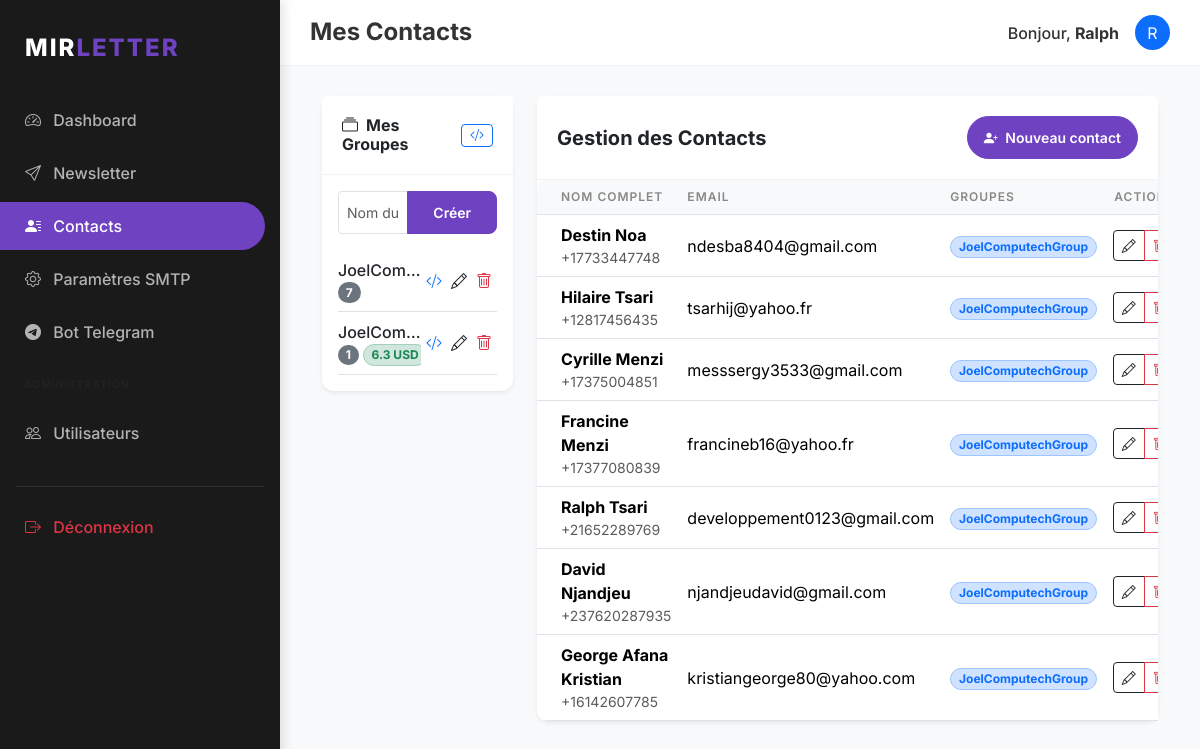
/contacts/ (signed in), run on the app's committed database.
### models/user.py (models this page shows, shortened)
class User(db.Model, UserMixin):
    __tablename__ = 'users'
    id = db.Column(db.Integer, primary_key=True)
    username = db.Column(db.String(64), unique=True, nullable=False, index=True)
    password_hash = db.Column(db.String(128), nullable=False)
    role = db.Column(db.String(20), default='user') # 'superadmin' or 'user'
    telegram_chat_id = db.Column(db.String(64), unique=True, nullable=True, index=True)
    telegram_link_code = db.Column(db.String(32), unique=True, nullable=True)
    smtp_configs = db.relationship('SMTPConfig', backref='user', lazy='dynamic', cascade='all, delete-orphan')
    contacts = db.relationship('Contact', backref='owner', lazy='dynamic', cascade='all, delete-orphan')
    groups = db.relationship('Group', backref='owner', lazy='dynamic', cascade='all, delete-orphan')
    sent_emails = db.relationship('SentEmail', backref='user', lazy='dynamic', cascade='all, delete-orphan')

### models/contact.py (models this page shows, shortened)
class Group(db.Model):
    __tablename__ = 'groups'
    id = db.Column(db.Integer, primary_key=True)
    name = db.Column(db.String(64), nullable=False)
    user_id = db.Column(db.Integer, db.ForeignKey('users.id'), nullable=False)
    is_paid = db.Column(db.Boolean, default=False)
    price = db.Column(db.Float, default=0.0)
    currency = db.Column(db.String(3), default='eur')
    stripe_price_id = db.Column(db.String(128))
    description = db.Column(db.Text)
    welcome_email_subject = db.Column(db.String(128))
    welcome_email_body = db.Column(db.Text)
    smtp_config_id = db.Column(db.Integer, db.ForeignKey('smtp_configs.id'), nullable=True)
    smtp_config = db.relationship('SMTPConfig')
    subscriptions = db.relationship('Subscription', back_populates='group', cascade='all, delete-orphan')

class Contact(db.Model):
    __tablename__ = 'contacts'
    id = db.Column(db.Integer, primary_key=True)
    user_id = db.Column(db.Integer, db.ForeignKey('users.id'), nullable=False)
    first_name = db.Column(db.String(64), nullable=False)
    last_name = db.Column(db.String(64), nullable=False)
    email = db.Column(db.String(120), nullable=False, index=True)
    phone = db.Column(db.String(20))
    tags = db.Column(db.String(128))
    subscriptions = db.relationship('Subscription', back_populates='contact', cascade='all, delete-orphan')
    @property
    def full_name(self):
        return f"{self.first_name} {self.last_name}"

class Subscription(db.Model):
    __tablename__ = 'subscriptions'
    contact_id = db.Column(db.Integer, db.ForeignKey('contacts.id'), primary_key=True)
    group_id = db.Column(db.Integer, db.ForeignKey('groups.id'), primary_key=True)
    subscribed_at = db.Column(db.DateTime, default=datetime.utcnow)
    stripe_subscription_id = db.Column(db.String(128)) # ID de l'abonnement Stripe pour annulation
    contact = db.relationship('Contact', back_populates='subscriptions')
    group = db.relationship('Group', back_populates='subscriptions')

### routes/contacts.py (the view)
@contacts.route('/')
@login_required
def list_contacts():
    user_contacts = Contact.query.filter_by(user_id=current_user.id).all()
    user_groups = Group.query.filter_by(user_id=current_user.id).all()
    return render_template('contacts/list_contacts.html', title='Mes Contacts', contacts=user_contacts, groups=user_groups)

### models/user.py (called while the page is built)
@login_manager.user_loader
def load_user(user_id):
    return User.query.get(int(user_id))

### templates/contacts/list_contacts.html (shortened to what this page needs)
{% extends "base.html" %}
{% block content %}
<div class="row">
    <div class="col-md-3">
        <div class="card border-0 shadow-sm mb-4">
            <div class="card-header bg-white d-flex justify-content-between align-items-center">
                <h6 class="m-0 fw-bold"><i class="bi bi-collection me-2"></i>Mes Groupes</h6>
                <button class="btn btn-sm btn-outline-primary py-0" onclick="showGlobalIframe()" title="Code Iframe Global">
                    <i class="bi bi-code-slash"></i>
                </button>
            </div>
            <div class="card-body">
                <form action="{{ url_for('contacts.add_group') }}" method="POST" class="mb-3">
                    <div class="input-group">
                        <input type="text" name="name" class="form-control form-control-sm" placeholder="Nom du groupe" required>
                        <button class="btn btn-sm btn-primary" type="submit">Créer</button>
                    </div>
                </form>
                <div class="list-group list-group-flush">
                    {% for group in groups %}
                    <div class="list-group-item d-flex justify-content-between align-items-center px-0 bg-transparent border-bottom">
                        <div class="overflow-hidden">
                            <span class="fw-medium text-truncate d-block">{{ group.name }}</span>
                            <div class="d-flex align-items-center">
                                <span class="badge bg-secondary rounded-pill small">{{ group.subscriptions|length }}</span>
                                {% if group.is_paid %}
                                <span class="badge bg-success-subtle text-success border border-success-subtle rounded-pill small ms-1">
                                    {{ group.price }} {{ group.currency.upper() }}
                                </span>
                                {% endif %}
                            </div>
                        </div>
                        <div class="btn-group">
                            <button class="btn btn-link p-1 text-primary small"
                                    onclick="showGroupIframe('{{ group.id }}', '{{ group.name }}')"
                                    title="Code Iframe du groupe">
                                <i class="bi bi-code-slash"></i>
                            </button>
                            <a href="{{ url_for('contacts.edit_group', id=group.id) }}" class="btn btn-link p-1 text-dark small">
                                <i class="bi bi-pencil"></i>
                            </a>
                            <a href="{{ url_for('contacts.delete_group', id=group.id) }}" class="btn btn-link p-1 text-danger small" onclick="return confirm('Supprimer ce groupe ?')">
                                <i class="bi bi-trash"></i>
                            </a>
                        </div>
                    </div>
                    {% else %}
                    <p class="text-muted small text-center my-3">Aucun groupe créé.</p>
                    {% endfor %}
                </div>
            </div>
        </div>
    </div>
    <div class="col-md-9">
        <div class="card border-0 shadow-sm">
            <div class="card-header bg-white d-flex justify-content-between align-items-center">
                <h5 class="m-0 fw-bold">Gestion des Contacts</h5>
                <a href="{{ url_for('contacts.add_contact') }}" class="btn btn-primary btn-sm rounded-pill px-3">
                    <i class="bi bi-person-plus-fill me-1"></i> Nouveau contact
                </a>
            </div>
            <div class="card-body p-0">
                <div class="table-responsive">
                    <table class="table table-hover align-middle mb-0">
                        <thead>
                            <tr>
                                <th class="ps-4">Nom Complet</th>
                                <th>Email</th>
                                <th>Groupes</th>
                                <th class="pe-4 text-end">Actions</th>
                            </tr>
                        </thead>
                        <tbody>
                            {% for contact in contacts %}
                            <tr>
                                <td class="ps-4">
                                    <div class="fw-bold">{{ contact.full_name }}</div>
                                    <div class="small text-muted">{{ contact.phone or '' }}</div>
                                </td>
                                <td>{{ contact.email }}</td>
                                <td>
                                    {% for sub in contact.subscriptions %}
                                    <span class="badge bg-primary-subtle text-primary border border-primary-subtle rounded-pill small">{{ sub.group.name }}</span>
                                    {% else %}
                                    <span class="text-muted small">-</span>
                                    {% endfor %}
                                </td>
                                <td class="pe-4 text-end">
                                    <div class="btn-group">
                                        <a href="{{ url_for('contacts.edit_contact', id=contact.id) }}" class="btn btn-sm btn-outline-dark">
                                            <i class="bi bi-pencil"></i>
                                        </a>
                                        <a href="{{ url_for('contacts.delete_contact', id=contact.id) }}" class="btn btn-sm btn-outline-danger" onclick="return confirm('Supprimer ce contact ?')">
                                            <i class="bi bi-trash"></i>
                                        </a>
                                    </div>
                                </td>
                            </tr>
                            {% endfor %}
                        </tbody>
                    </table>
                </div>
            </div>
        </div>
    </div>
</div>
{% endblock %}

### templates/base.html (shortened to what this page needs)
<!DOCTYPE html>
<html lang="fr">
<head>
    {{ bootstrap.load_css() }}
    <link rel="stylesheet" href="{{ url_for('static', filename='css/style.css') }}">
    <link rel="stylesheet" href="https://cdn.jsdelivr.net/npm/bootstrap-icons@1.11.1/font/bootstrap-icons.css">
</head>
<body>
    {% if current_user.is_authenticated %}
    <div class="sidebar">
        <div class="sidebar-brand">
            MIR<span>LETTER</span>
        </div>
        <nav class="nav flex-column">
            <a class="nav-link {{ 'active' if request.endpoint == 'main.dashboard' }}" href="{{ url_for('main.dashboard') }}">
                <i class="bi bi-speedometer2 me-2"></i> Dashboard
            </a>
            <a class="nav-link {{ 'active' if 'newsletter' in request.endpoint }}" href="{{ url_for('newsletter.compose') }}">
                <i class="bi bi-send me-2"></i> Newsletter
            </a>
            <a class="nav-link {{ 'active' if 'contacts' in request.endpoint }}" href="{{ url_for('contacts.list_contacts') }}">
                <i class="bi bi-person-lines-fill me-2"></i> Contacts
            </a>
            <a class="nav-link {{ 'active' if 'settings' in request.endpoint and 'telegram' not in request.endpoint }}" href="{{ url_for('settings.list_smtp') }}">
                <i class="bi bi-gear me-2"></i> Paramètres SMTP
            </a>
            <a class="nav-link {{ 'active' if 'telegram' in request.endpoint }}" href="{{ url_for('settings.telegram') }}">
                <i class="bi bi-telegram me-2"></i> Bot Telegram
            </a>
            {% if current_user.role == 'superadmin' %}
            <div class="px-4 py-3 text-uppercase small fw-bold text-muted" style="font-size: 0.65rem; letter-spacing: 1px;">Administration</div>
            <a class="nav-link {{ 'active' if 'admin' in request.endpoint }}" href="{{ url_for('admin.list_users') }}">
                <i class="bi bi-people me-2"></i> Utilisateurs
            </a>
            {% endif %}
            <hr class="mx-3 border-secondary opacity-25 mt-4">
            <a class="nav-link text-danger" href="{{ url_for('auth.logout') }}">
                <i class="bi bi-box-arrow-right me-2"></i> Déconnexion
            </a>
        </nav>
    </div>
    <nav class="top-navbar d-flex justify-content-between align-items-center">
        <h4 class="m-0 fw-bold">{{ title }}</h4>
        <div class="user-info d-flex align-items-center">
            <span class="me-3 fw-medium">Bonjour, <strong>{{ current_user.username }}</strong></span>
            <div class="bg-primary rounded-circle d-flex align-items-center justify-content-center text-white" style="width: 35px; height: 35px;">
                {{ current_user.username[0].upper() }}
            </div>
        </div>
    </nav>
    {% endif %}
    <div class="{% if current_user.is_authenticated %}main-content{% endif %}">
        <div class="container-fluid">
            {% block content %}{% endblock %}
        </div>
    </div>
</body>
</html>

### static/css/style.css (style rules this page uses)
:root { --primary-color: #6f42c1; --secondary-color: #8a2be2; --dark-bg: #1a1a1a; --darker-bg: #121212; --light-text: #ffffff; --gray-text: #b3b3b3; --sidebar-width: 280px; }
body { font-family: 'Inter', -apple-system, BlinkMacSystemFont, "Segoe UI", Roboto, sans-serif; background-color: #f8f9fa; color: #333; }
.sidebar { position: fixed; top: 0; bottom: 0; left: 0; z-index: 100; width: var(--sidebar-width); padding: 20px 0; background-color: var(--dark-bg); color: var(--light-text); box-shadow: 4px 0 10px rgba(0,0,0,0.1); }
.sidebar .nav-link { color: var(--gray-text); padding: 12px 25px; font-weight: 500; border-radius: 0 50px 50px 0; margin-right: 15px; margin-bottom: 5px; transition: all 0.3s; }
.sidebar .nav-link.active { color: var(--light-text); background-color: var(--primary-color); }
.sidebar-brand { padding: 10px 25px 30px; font-size: 1.5rem; font-weight: 800; letter-spacing: 2px; color: var(--light-text); text-transform: uppercase; }
.sidebar-brand span { color: var(--primary-color); }
.main-content { margin-left: var(--sidebar-width); padding: 30px; }
.card { border: none; border-radius: 12px; box-shadow: 0 5px 15px rgba(0,0,0,0.05); margin-bottom: 25px; }
.card-header { background-color: transparent; border-bottom: 1px solid rgba(0,0,0,0.05); padding: 20px; font-weight: 700; }
.btn-primary { background-color: var(--primary-color); border-color: var(--primary-color); padding: 10px 25px; border-radius: 8px; font-weight: 600; }
.top-navbar { margin-left: var(--sidebar-width); background-color: white; padding: 15px 30px; border-bottom: 1px solid rgba(0,0,0,0.05); }
.table { border-radius: 10px; overflow: hidden; }
.table thead th { background-color: #f8f9fa; border-top: none; font-weight: 600; text-transform: uppercase; font-size: 0.75rem; letter-spacing: 1px; color: #888; }

### data on the page
User: username "Ralph", username "R"
Group: name "JoelCom…", subscriptions|length "7"
Group: name "JoelCom…", subscriptions|length "1", price "6.3", currency "USD"
Contact: full_name "Destin Noa", phone "+17733447748", email "ndesba8404@gmail.com"
Subscription: group.name "JoelComputechGroup"
Contact: full_name "Hilaire Tsari", phone "+12817456435", email "tsarhij@yahoo.fr"
Subscription: group.name "JoelComputechGroup"
Contact: full_name "Cyrille Menzi", phone "+17375004851", email "messsergy3533@gmail.com"
Subscription: group.name "JoelComputechGroup"
Contact: full_name "Francine Menzi", phone "+17377080839", email "francineb16@yahoo.fr"
Subscription: group.name "JoelComputechGroup"
Contact: full_name "Ralph Tsari", phone "+21652289769", email "developpement0123@gmail.com"
Subscription: group.name "JoelComputechGroup"
Contact: full_name "David Njandjeu", phone "+237620287935", email "njandjeudavid@gmail.com"
Subscription: group.name "JoelComputechGroup"
Contact: full_name "George Afana Kristian", phone "+16142607785", email "kristiangeorge80@yahoo.com"
Subscription: group.name "JoelComputechGroup"

### other printed values
{{ title }} "Mes Contacts"
